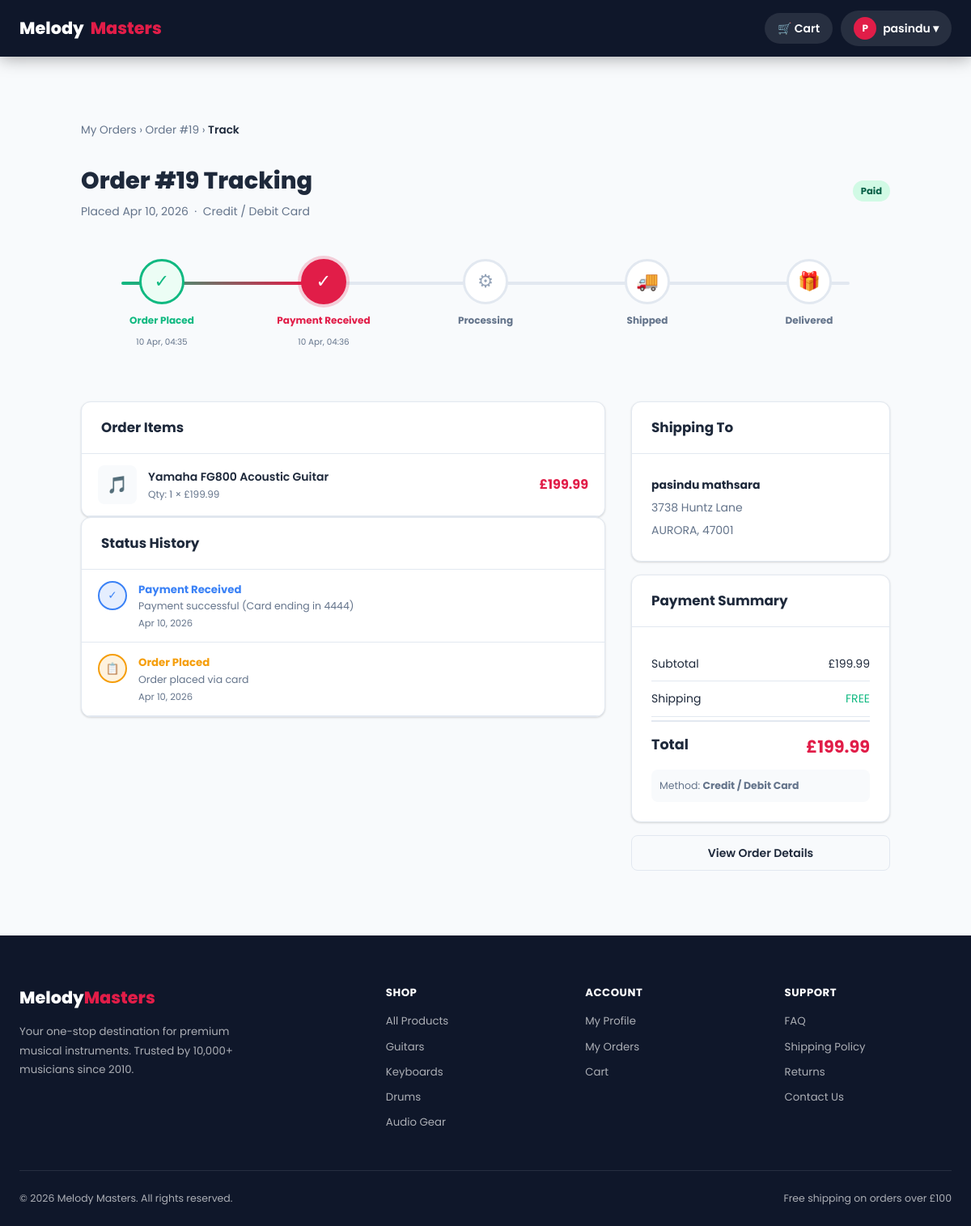
Page /track.php?order_id=19 (signed in) on the committed database.
### tables this page shows
CREATE TABLE `orders` (
  `id` int(11) NOT NULL,
  `user_id` int(11) NOT NULL,
  `total_amount` decimal(10,2) NOT NULL,
  `shipping_cost` decimal(10,2) NOT NULL DEFAULT 0.00,
  `status` enum('pending','paid','processing','shipped','delivered','cancelled') NOT NULL DEFAULT 'pending',
  `shipping_name` varchar(150) DEFAULT NULL,
  `shipping_address` text DEFAULT NULL,
  `shipping_city` varchar(100) DEFAULT NULL,
  `shipping_zip` varchar(20) DEFAULT NULL,
  `payment_method` enum('card','bank_transfer','cash_on_delivery') NOT NULL DEFAULT 'card',
  `tracking_note` varchar(255) DEFAULT NULL,
  `created_at` timestamp NOT NULL DEFAULT current_timestamp()
);

CREATE TABLE `order_status_history` (
  `id` int(11) NOT NULL,
  `order_id` int(11) NOT NULL,
  `status` varchar(50) NOT NULL,
  `note` varchar(255) DEFAULT NULL,
  `created_by` varchar(100) DEFAULT 'system',
  `created_at` timestamp NOT NULL DEFAULT current_timestamp()
);

CREATE TABLE `order_items` (
  `id` int(11) NOT NULL,
  `order_id` int(11) NOT NULL,
  `product_id` int(11) DEFAULT NULL,
  `quantity` int(11) NOT NULL,
  `price` decimal(10,2) NOT NULL
);

CREATE TABLE `products` (
  `id` int(11) NOT NULL,
  `category_id` int(11) DEFAULT NULL,
  `name` varchar(150) NOT NULL,
  `description` text DEFAULT NULL,
  `price` decimal(10,2) NOT NULL,
  `shipping_cost` decimal(10,2) DEFAULT 0.00,
  `stock` int(11) DEFAULT 0,
  `image` varchar(255) DEFAULT NULL,
  `created_at` timestamp NOT NULL DEFAULT current_timestamp(),
  `product_type` enum('physical','digital') NOT NULL DEFAULT 'physical',
  `digital_file` varchar(255) DEFAULT NULL
);

### track.php (the view, shortened to what this page needs)
<?php
require_once 'includes/functions.php';
$uid     = (int)$_SESSION['user_id'];
$orderId = (int)($_GET['order_id'] ?? 0);
$oStmt = $conn->prepare(
    "SELECT o.*, u.name AS customer, u.email
     FROM orders o JOIN users u ON u.id = o.user_id
     WHERE o.id = ? AND o.user_id = ?"
);
$oStmt->bind_param("ii", $orderId, $uid);
$oStmt->execute();
$order = $oStmt->get_result()->fetch_assoc();
$iStmt = $conn->prepare(
    "SELECT oi.*, p.name AS pname, p.image, p.product_type, p.digital_file
     FROM order_items oi LEFT JOIN products p ON p.id = oi.product_id
     WHERE oi.order_id = ?"
);
$iStmt->bind_param("i", $orderId);
$iStmt->execute();
$items = [];
$iRes = $iStmt->get_result();
while ($row = $iRes->fetch_assoc()) {
    $items[] = $row;
}
$hStmt = $conn->prepare(
    "SELECT * FROM order_status_history WHERE order_id = ? ORDER BY created_at ASC"
);
$hStmt->bind_param("i", $orderId);
$hStmt->execute();
$history = [];
$hRes = $hStmt->get_result();
while ($row = $hRes->fetch_assoc()) {
    $history[] = $row;
}
$isAllDigital = !empty($items) && count(array_filter($items, fn($i) => ($i['product_type'] ?? 'physical') !== 'digital')) === 0;
$stages = [
    'pending'    => ['label' => 'Order Placed',    'icon' => '&#128203;', 'color' => '#f59e0b'],
    'paid'       => ['label' => 'Payment Received', 'icon' => '&#10003;',  'color' => '#3b82f6'],
    'processing' => ['label' => 'Processing',       'icon' => '&#9881;',   'color' => '#8b5cf6'],
    'shipped'    => ['label' => 'Shipped',          'icon' => '&#128666;', 'color' => '#ec4899'],
    'delivered'  => ['label' => 'Delivered',        'icon' => '&#127873;', 'color' => '#10b981'],
    'cancelled'  => ['label' => 'Cancelled',        'icon' => '&#10007;',  'color' => '#ef4444'],
];
$stageOrder = ['pending','paid','processing','shipped','delivered'];
$currentStatus = $order['status'];
$currentIdx    = array_search($currentStatus, $stageOrder);
function getStageDate(array $history, string $status): ?string {
    foreach ($history as $h) {
        if ($h['status'] === $status) return $h['created_at'];
    }
    return null;
}
function pmLabel(string $pm): string {
    return match($pm) {
        'card'             => 'Credit / Debit Card',
        'bank_transfer'    => 'Bank Transfer',
        'cash_on_delivery' => 'Cash on Delivery',
        default            => ucfirst(str_replace('_',' ', $pm)),
    };
}
require_once 'includes/header.php';
?>
<div class="container section">
  <div class="track-wrap">
    <nav class="breadcrumb">
      <a href="<?php echo BASE_URL; ?>/orders.php">My Orders</a> &rsaquo;
      <a href="<?php echo BASE_URL; ?>/orders.php?id=<?php echo $orderId; ?>">Order #<?php echo $orderId; ?></a> &rsaquo;
      <span class="active">Track</span>
    </nav>
    <div class="track-header">
      <div class="track-title-info">
        <h1 class="track-title">Order #<?php echo $orderId; ?> Tracking</h1>
        <div class="track-subtitle">
          Placed <?php echo formatDate($order['created_at']); ?> &nbsp;·&nbsp;
          <?php echo pmLabel($order['payment_method'] ?? 'card'); ?>
        </div>
      </div>
      <?php echo statusBadge($currentStatus); ?>
    </div>
    <?php
      $progressPct = 0;
      if ($currentStatus !== 'cancelled' && $currentIdx !== false) {
          $progressPct = ($currentIdx / (count($stageOrder) - 1)) * 90;
      }
    ?>
    <div class="track-timeline">
      <div class="track-progress" style="width:<?php echo $progressPct; ?>%;"></div>
      <?php foreach ($stageOrder as $idx => $stage): ?>
        <?php
          $isCurrent  = $stage === $currentStatus;
          $isDone     = $currentStatus !== 'cancelled' && $currentIdx !== false && $idx < $currentIdx;
          $isCancelled= $currentStatus === 'cancelled' && $stage === 'pending';
          $cls = $isCurrent ? 'active' : ($isDone ? 'done' : ($isCancelled ? 'cancel' : ''));
          $stageDate  = getStageDate($history, $stage);
          $info = $stages[$stage];
        ?>
        <div class="track-step">
          <div class="track-icon <?php echo $cls; ?>">
            <?php echo $isDone ? '&#10003;' : $info['icon']; ?>
          </div>
          <div class="track-label <?php echo $cls; ?>"><?php echo $info['label']; ?></div>
          <div class="track-date"><?php echo $stageDate ? date('d M, H:i', strtotime($stageDate)) : ''; ?></div>
        </div>
      <?php endforeach; ?>
    </div>
    <div class="order-detail-layout">
      <div>
        <div class="card mb-4">
          <div class="card-header"><span class="card-title">Order Items</span></div>
          <div class="card-body" style="padding:0;">
            <?php foreach ($items as $it): ?>
              <?php $itDig = ($it['product_type'] ?? 'physical') === 'digital'; ?>
              <div style="display:flex;align-items:center;gap:14px;padding:14px 20px;border-bottom:1px solid var(--border);">
                <div style="width:48px;height:48px;background:<?php echo $itDig ? '#ede9fe' : 'var(--bg)'; ?>;border-radius:8px;display:flex;align-items:center;justify-content:center;font-size:1.3rem;flex-shrink:0;">
                  <?php echo $itDig ? '&#9660;' : '&#127925;'; ?>
                </div>
                <div style="flex:1;">
                  <div style="font-weight:600;font-size:.875rem;"><?php echo sanitize($it['pname'] ?? 'Product'); ?></div>
                  <div style="font-size:.75rem;color:var(--muted);">
                    Qty: <?php echo $it['quantity']; ?> &times; <?php echo formatPrice($it['price']); ?>
                  </div>
                </div>
                <div style="font-weight:700;color:var(--accent);display:flex;flex-direction:column;align-items:flex-end;gap:4px;">
                  <?php echo formatPrice($it['price'] * $it['quantity']); ?>
                </div>
              </div>
            <?php endforeach; ?>
          </div>
        </div>
        <div class="card">
          <div class="card-header"><span class="card-title">Status History</span></div>
          <div class="card-body" style="padding:0;">
            <?php if (empty($history)): ?>
              <div style="padding:16px 20px;color:var(--muted);font-size:.83rem;">No history yet.</div>
            <?php else: ?>
              <?php foreach (array_reverse($history) as $h): ?>
                <?php $si = $stages[$h['status']] ?? ['label'=>$h['status'],'color'=>'#64748b','icon'=>'&#9679;']; ?>
                <div style="display:flex;align-items:flex-start;gap:14px;padding:14px 20px;border-bottom:1px solid var(--border);">
                  <div style="width:36px;height:36px;border-radius:50%;background:<?php echo $si['color']; ?>22;border:2px solid <?php echo $si['color']; ?>;display:flex;align-items:center;justify-content:center;font-size:.85rem;flex-shrink:0;color:<?php echo $si['color']; ?>;">
                    <?php echo $si['icon']; ?>
                  </div>
                  <div style="flex:1;">
                    <div style="font-weight:700;font-size:.83rem;color:<?php echo $si['color']; ?>;">
                      <?php echo $si['label']; ?>
                    </div>
                    <?php if ($h['note']): ?>
                      <div style="font-size:.78rem;color:var(--muted);"><?php echo sanitize($h['note']); ?></div>
                    <?php endif; ?>
                    <div style="font-size:.72rem;color:var(--muted);margin-top:2px;"><?php echo formatDate($h['created_at']); ?></div>
                  </div>
                </div>
              <?php endforeach; ?>
            <?php endif; ?>
          </div>
        </div>
      </div>
      <div>
        <?php if ($isAllDigital): ?>
        <div class="card" style="margin-bottom:16px;border:1.5px solid #6d28d9;">
          <div class="card-header" style="background:linear-gradient(135deg,#1a0533,#6d28d9);">
            <span class="card-title" style="color:#fff;">Digital Delivery</span>
          </div>
          <div class="card-body" style="font-size:.83rem;color:var(--muted);">
            Download links are available in Order Items above after payment is confirmed.
          </div>
        </div>
        <?php else: ?>
        <div class="card" style="margin-bottom:16px;">
          <div class="card-header"><span class="card-title">Shipping To</span></div>
          <div class="card-body" style="font-size:.875rem;color:var(--muted);line-height:2;">
            <strong style="color:var(--text);"><?php echo sanitize($order['shipping_name']); ?></strong><br>
            <?php echo sanitize($order['shipping_address']); ?><br>
            <?php echo sanitize($order['shipping_city']); ?>, <?php echo sanitize($order['shipping_zip']); ?>
          </div>
        </div>
        <?php endif; ?>
        <div class="card" style="margin-bottom:16px;">
          <div class="card-header"><span class="card-title">Payment Summary</span></div>
          <div class="card-body">
            <?php $sub = $order['total_amount'] - $order['shipping_cost']; ?>
            <div class="sum-row"><span>Subtotal</span><span><?php echo formatPrice($sub); ?></span></div>
            <div class="sum-row"><span>Shipping</span><span><?php echo $order['shipping_cost'] > 0 ? formatPrice($order['shipping_cost']) : '<span style="color:var(--success)">FREE</span>'; ?></span></div>
            <div class="sum-total"><span>Total</span><span class="v"><?php echo formatPrice($order['total_amount']); ?></span></div>
            <div style="margin-top:12px;padding:10px;background:var(--bg);border-radius:8px;font-size:.78rem;color:var(--muted);">
              Method: <strong><?php echo pmLabel($order['payment_method'] ?? 'card'); ?></strong>
            </div>
          </div>
        </div>
        <div style="display:flex;flex-direction:column;gap:8px;">
          <a href="<?php echo BASE_URL; ?>/orders.php?id=<?php echo $orderId; ?>" class="btn btn-ghost btn-block">View Order Details</a>
        </div>
      </div>
    </div>
  </div>
</div>
<?php require_once 'includes/footer.php'; ?>

### includes/functions.php (shortened to what this page needs)
<?php
function sanitize(string $data): string {
    return htmlspecialchars(strip_tags(trim($data)), ENT_QUOTES, 'UTF-8');
}
function formatPrice(float $price): string {
    return '£' . number_format($price, 2);
}
function formatDate(string $date): string {
    return date('M j, Y', strtotime($date));
}
function statusBadge(string $status): string {
    $map = [
        'pending'    => 'badge-pending',
        'paid'       => 'badge-paid',
        'processing' => 'badge-processing',
        'shipped'    => 'badge-shipped',
        'delivered'  => 'badge-delivered',
        'cancelled'  => 'badge-cancelled',
    ];
    $class = $map[$status] ?? 'badge-pending';
    return "<span class=\"badge $class\">" . ucfirst(htmlspecialchars($status)) . "</span>";
}

### assets/css/style.css (style rules this page uses)
:root { --primary: #0f172a; --primary-light: #1e293b; --accent: #e11d48; --accent-dark: #be123c; --accent-light: #fef2f2; --bg: #f8fafc; --white: #ffffff; --text: #1e293b; --muted: #64748b; --border: #e2e8f0; --success: #10b981; --success-bg: #ecfdf5; --warning: #f59e0b; --warning-bg: #fffbeb; --danger: #ef4444; --danger-bg: #fef2f2; --info: #3b82f6; --info-bg: #eff6ff; --shadow: 0 1px 3px rgba(0,0,0,.10), 0 1px 2px rgba(0,0,0,.06); --shadow-md: 0 4px 12px rgba(0,0,0,.10); --shadow-lg: 0 10px 30px rgba(0,0,0,.12); --shadow-xl: 0 20px 50px rgba(0,0,0,.15); --radius: 12px; --radius-sm: 8px; --radius-lg: 20px; --radius-full: 9999px; --transition: all .22s ease; --nav-h: 70px; }
*, *::before, *::after { margin:0; padding:0; box-sizing:border-box; }
html { scroll-behavior:smooth; }
body { font-family:'Poppins',sans-serif; background:var(--bg); color:var(--text); line-height:1.6; min-height:100vh; display:flex; flex-direction:column; }
a { text-decoration:none; color:inherit; }
.container { width:100%; max-width:1280px; margin:0 auto; padding:0 24px; }
.section { padding:80px 0; }
.btn { display:inline-flex; align-items:center; justify-content:center; gap:8px; padding:10px 22px; border-radius:var(--radius-sm); font-size:.875rem; font-weight:600; cursor:pointer; transition:var(--transition); border:none; white-space:nowrap; text-decoration:none; }
.btn-ghost { background:var(--bg); color:var(--text); border:1px solid var(--border); }
.btn-block { width:100%; }
.card { background:#fff; border-radius:var(--radius); box-shadow:var(--shadow); border:1px solid var(--border); overflow:hidden; }
.card-header { padding:18px 24px; border-bottom:1px solid var(--border); display:flex; align-items:center; justify-content:space-between; }
.card-title { font-size:1.05rem; font-weight:700; }
.card-body { padding:24px; }
.badge { display:inline-flex; align-items:center; padding:4px 10px; border-radius:var(--radius-full); font-size:.72rem; font-weight:700; }
.badge-paid { background:#d1fae5; color:#065f46; }
.track-wrap { max-width:1000px; margin:0 auto; }
.track-header { display:flex; align-items:center; justify-content:space-between; flex-wrap:wrap; gap:16px; margin-bottom:32px; }
.track-title { font-size:1.8rem; font-weight:800; margin-bottom:4px; }
.track-subtitle { font-size:.875rem; color:var(--muted); }
.track-timeline { display:flex; justify-content:space-between; position:relative; margin:48px 0 64px; }
.track-timeline::before { content:''; position:absolute; top:28px; left:5%; right:5%; height:4px; background:var(--border); border-radius:2px; z-index:0; }
.track-progress { position:absolute; top:28px; left:5%; height:4px; background:linear-gradient(90deg,var(--success),var(--accent)); border-radius:2px; z-index:1; transition:width .6s ease; }
.track-step { display:flex; flex-direction:column; align-items:center; gap:10px; flex:1; position:relative; z-index:2; }
.track-icon { width:56px; height:56px; border-radius:50%; border:3px solid var(--border); display:flex; align-items:center; justify-content:center; font-size:1.4rem; background:#fff; transition:all .3s; color:#94a3b8; flex-shrink:0; }
.track-icon.done { border-color:var(--success); background:var(--success-bg); color:var(--success); }
.track-icon.active { border-color:var(--accent); background:var(--accent); color:#fff; box-shadow:0 0 0 4px rgba(225,29,72,.2); }
.track-label { font-size:.75rem; font-weight:700; text-align:center; color:var(--muted); }
.track-label.done { color:var(--success); }
.track-label.active { color:var(--accent); }
.track-date { font-size:.65rem; color:var(--muted); text-align:center; min-height: 1rem; }
.order-detail-layout { display:grid; grid-template-columns:1fr 320px; gap:32px; align-items:start; }
.sum-row { display:flex; justify-content:space-between; padding:10px 0; border-bottom:1px solid var(--border); font-size:.875rem; }
.sum-total { font-size:1.1rem; font-weight:700; border-top:2px solid var(--border); padding-top:14px; margin-top:4px; display:flex; justify-content:space-between; }
.sum-total .v { color:var(--accent); font-size:1.3rem; }
.breadcrumb { font-size:.85rem; color:var(--muted); margin-bottom:28px; }
.breadcrumb a { color:var(--muted); transition:var(--transition); }
.breadcrumb .active { color:var(--text); font-weight:600; }

### rows in the picture
orders: created_at "Apr 10, 2026", payment_method "Credit / Debit Card", status "Paid", shipping_name "pasindu mathsara", shipping_address "3738 Huntz Lane", shipping_city "AURORA", shipping_zip "47001", formatPrice($sub) "£199.99", total_amount "£199.99"
order_status_history: created_at "10 Apr, 04:35", status "📋", status "Order Placed", note "Order placed via card", created_at "Apr 10, 2026"
order_status_history: created_at "10 Apr, 04:36", status "✓", status "Payment Received", note "Payment successful (Card ending in 4444)", created_at "Apr 10, 2026"
order_items: product.name "Yamaha FG800 Acoustic Guitar", quantity "1", price "£199.99", formatPrice($it['price'] * $it['quantity']) "£199.99"

### other values in the picture
substr($_SESSION['user_name'], 0, 1) "P"
explode(' ', $_SESSION['user_name'])[0] "pasindu"
$orderId "19"
$info['label'] "Order Placed"
$info['icon'] "✓"
$info['label'] "Payment Received"
$info['icon'] "⚙"
$info['label'] "Processing"
$info['icon'] "🚚"
$info['label'] "Shipped"
$info['icon'] "🎁"
$info['label'] "Delivered"
